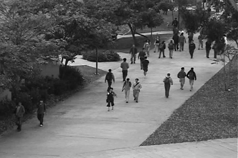
#> input picture UCSDped1/Test/Test001/003.tif, 238 x 158 px; its folder holds 4 pictures in this run
$ python app.py
#> lines starting #> are read from the running program, lines starting #| are printed output that depends on the picture; after the words box and inside, x2 and y2 are one past the last pixel; in counts of white or black regions, pixels touching at a corner belong together
import cv2
import numpy as np
import os
from sklearn.ensemble import IsolationForest

# Function to extract features from video frames
def extract_features(frame):
# Convert frame to grayscale
    gray = cv2.cvtColor(frame, cv2.COLOR_BGR2GRAY)
# Resize the frame to a fixed size
    resized = cv2.resize(gray, (64, 128))
# Flatten the image into a 1D vector
    flattened = resized.flatten()
    return flattened

# Function to load video frames from a directory
def load_frames(directory):
#> called with directory = 'UCSDped1/Test/Test001'
    frames = []
    for filename in sorted(os.listdir(directory)):
        if filename.endswith('.tif'):
            frame_path = os.path.join(directory, filename)
            frame = cv2.imread(frame_path)
#> frame is the input picture: shape (158, 238, 3); min 0, max 249, mean 99.8
            frames.append(frame)
    return frames

# Function to detect anomalies in a video using Isolation Forest
def detect_anomalies(frames):
# Extract features from video frames
    features = [extract_features(frame) for frame in frames]
#> in extract_features, `resized = cv2.resize(gray, (64, 128))`:
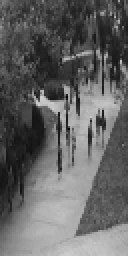
#> resized: shape (128, 64) (shown 2 times larger); min 7, max 207, mean 99.8
#> in extract_features, `flattened = resized.flatten()`: flattened = 8192 values, max 207 at index 3156, min 7 at index 3105, mean 99.75
#> in extract_features (call 2), `resized = cv2.resize(gray, (64, 128))`:
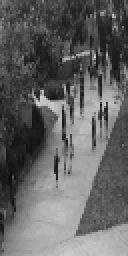
#> resized: shape (128, 64) (shown 2 times larger); min 11, max 209, mean 99.3
#> in extract_features (call 2), `flattened = resized.flatten()`: flattened = 8192 values, max 209 at index 1839, min 11 at index 5637, mean 99.25
#> in extract_features (call 3), `resized = cv2.resize(gray, (64, 128))`:
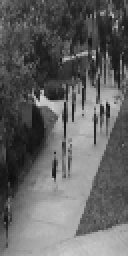
#> resized: shape (128, 64) (shown 2 times larger); min 13, max 208, mean 99.2
#> in extract_features (call 3), `flattened = resized.flatten()`: flattened = 8192 values, max 208 at index 3092, min 13 at index 5701, mean 99.24
#> in extract_features (call 4), `gray = cv2.cvtColor(frame, cv2.COLOR_BGR2GRAY)`:
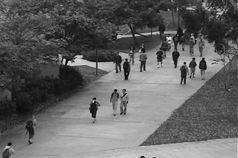
#> gray: shape (158, 238); min 0, max 241, mean 98.8
#> in extract_features (call 4), `resized = cv2.resize(gray, (64, 128))`:
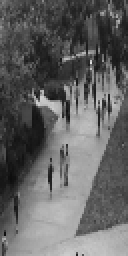
#> resized: shape (128, 64) (shown 2 times larger); min 13, max 223, mean 98.8
#> in extract_features (call 4), `flattened = resized.flatten()`: flattened = 8192 values, max 223 at index 2029, min 13 at index 5701, mean 98.78

# Convert features to numpy array
    X = np.array(features)

# Create and fit the Isolation Forest model
    model = IsolationForest(contamination=0.1)
    model.fit(X)

# Predict anomaly scores for the frames
    anomaly_scores = model.decision_function(X)

    return anomaly_scores

# Function to draw a red rectangle around anomaly pixels
def draw_rectangle(frame, mask):
    contours, _ = cv2.findContours(mask, cv2.RETR_EXTERNAL, cv2.CHAIN_APPROX_SIMPLE)
    for contour in contours:
        x, y, w, h = cv2.boundingRect(contour)
        cv2.rectangle(frame, (x, y), (x + w, y + h), (0, 0, 255), 2)


# Load frames from the test video sequence
frames = load_frames('UCSDped1/Test/Test001')

# Detect anomalies in the video sequence
anomaly_scores = detect_anomalies(frames)

# Display the video frames along with anomaly scores and red rectangles
for frame, score in zip(frames, anomaly_scores):
# Rescale the anomaly score to the range [0, 255]
    score_rescaled = int(255 * (score - np.min(anomaly_scores)) / (np.max(anomaly_scores) - np.min(anomaly_scores)))

# Convert the score to a color (blue = low anomaly, red = high anomaly)
    color = (255 - score_rescaled, 0, score_rescaled)

# Convert the frame to grayscale
    gray = cv2.cvtColor(frame, cv2.COLOR_BGR2GRAY)

# Threshold the grayscale frame to create a binary mask of anomaly pixels
    _, mask = cv2.threshold(gray, 0, 255, cv2.THRESH_BINARY | cv2.THRESH_OTSU)

# Draw the red rectangle around anomaly pixels
    draw_rectangle(frame, mask)

# Draw the anomaly score as text on the frame
    cv2.putText(frame, f"Anomaly Score: {score:.2f}", (10, 30), cv2.FONT_HERSHEY_SIMPLEX, 0.7, color, 2)

# Display the frame
    cv2.imshow("Video Frame", frame)

# Wait for a key press and check if the user wantsto exit
    if cv2.waitKey(1) & 0xFF == ord('q'):
        break
#> this loop made 1 pass; (key q is pressed on pass 1)
#> pass 1, `_, mask = cv2.threshold(gray, 0, 255, cv2.THRESH_BINARY | cv2.THRESH_O..`:
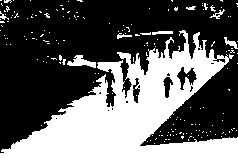
#> mask: shape (158, 238); 37% white; 181 white regions (172 under 20 px), largest, box (x1, y1, x2, y2) and area: (0, 30, 238, 158) 12984, (67, 55, 96, 68) 187, (224, 37, 238, 49) 67
#> pass 1, `cv2.imshow("Video Frame", frame)`:
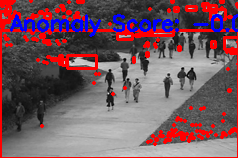
#> window 'Video Frame': shape (158, 238, 3); mean B, G, R 96.2, 86.9, 117.2

# Release the OpenCV window
cv2.destroyAllWindows()
